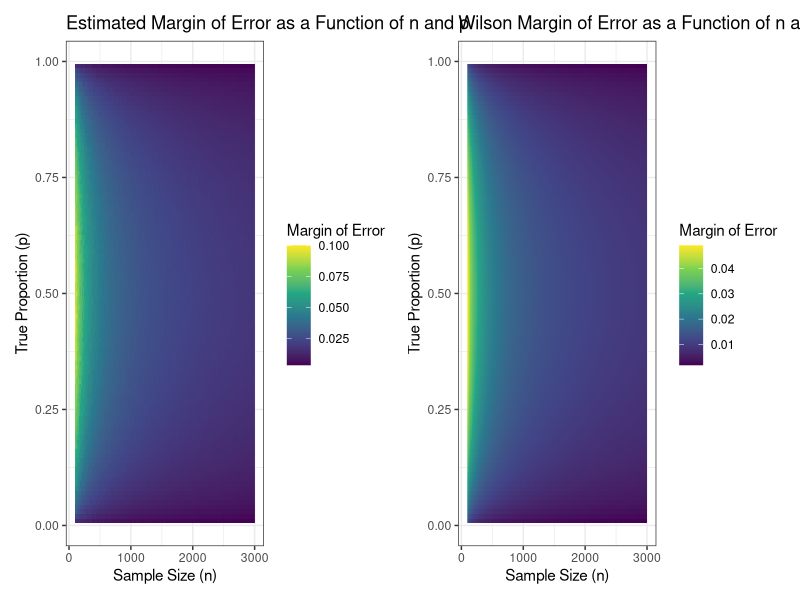
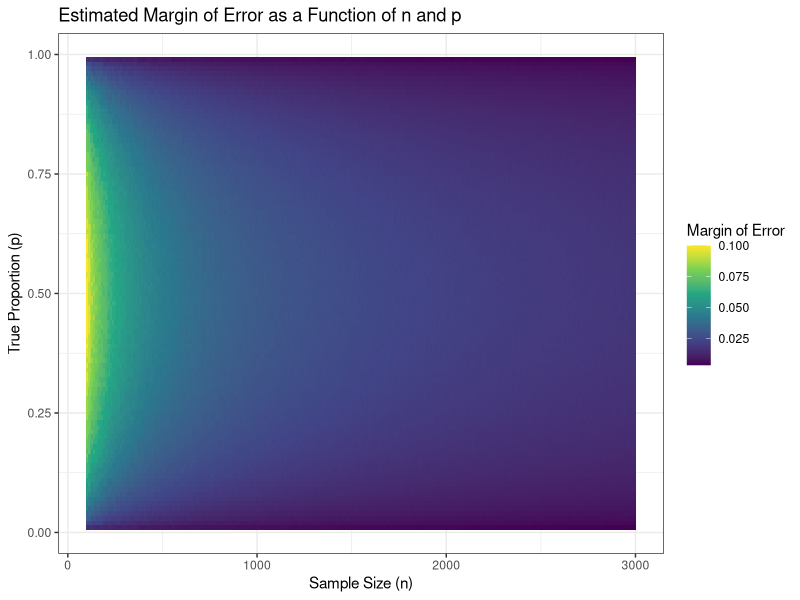
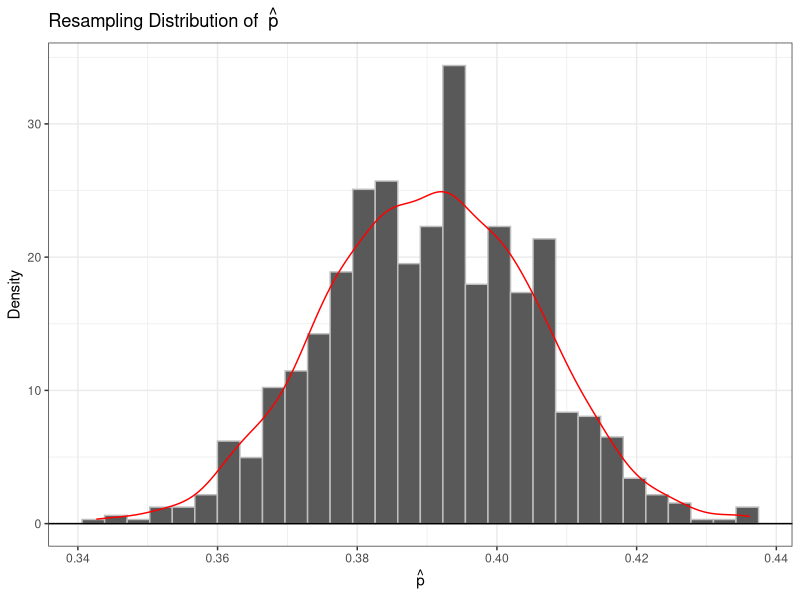
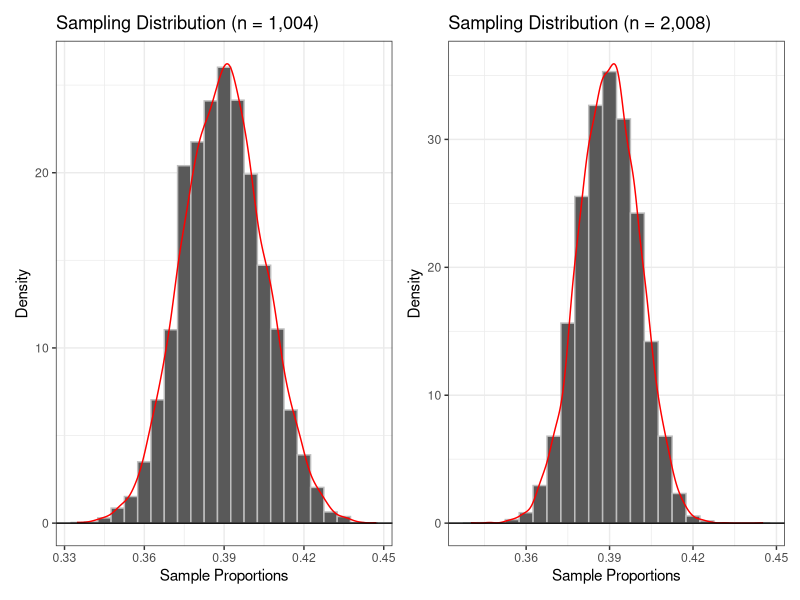
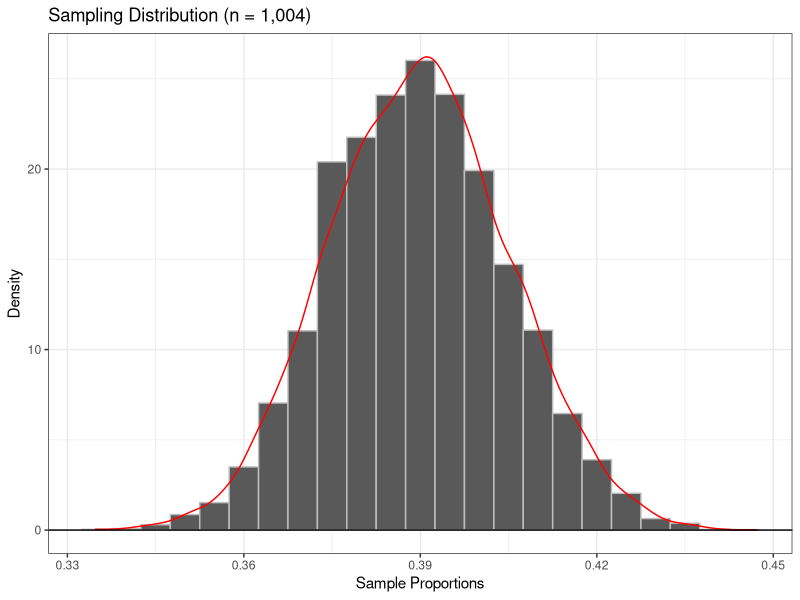
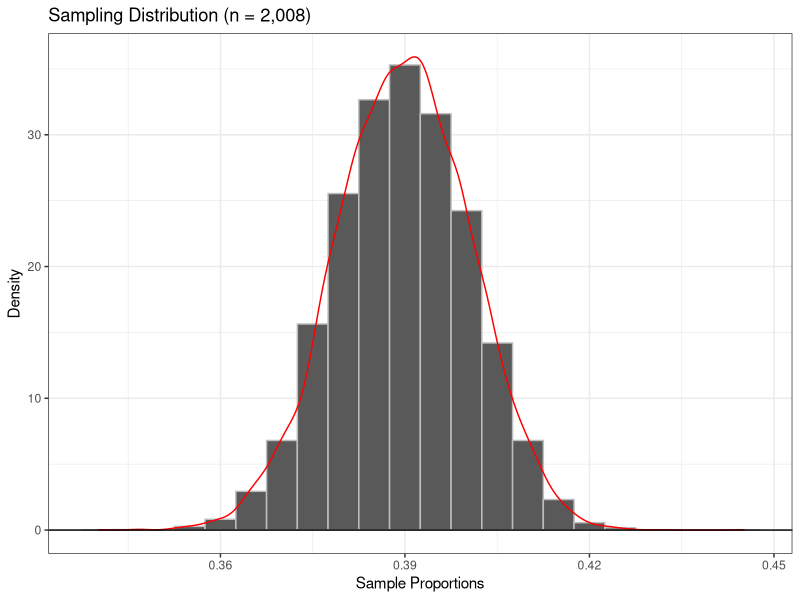
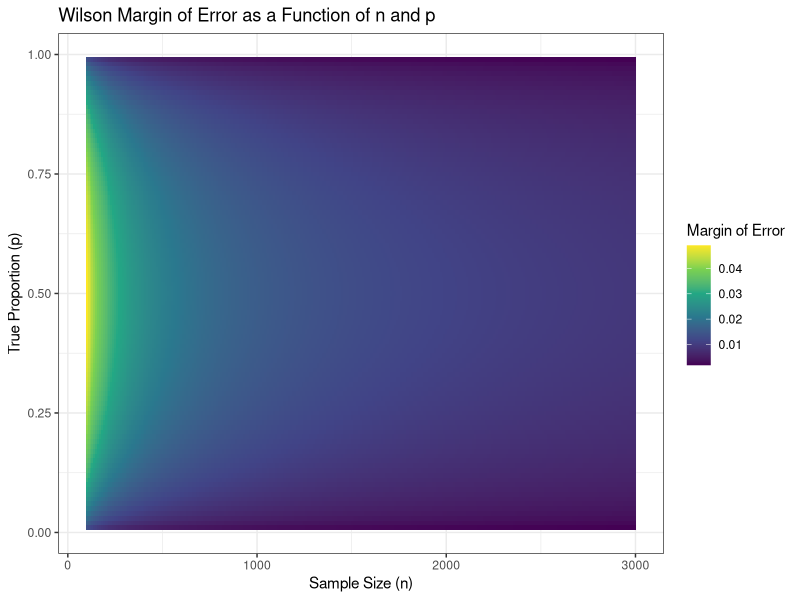

The R script that drew these images, in order:
################################################################################
# Lab 10
# Caroline Devine
################################################################################

################################################################################
# Part 1: Basic Simulation
################################################################################
library(tidyverse)
library(patchwork)
library(nleqslv)

# True Probability
true.p <- 0.39

### First Sample Size ###
sample.size <- 1004
polls <- 10000

satisfied <- rbinom(polls, size = sample.size, prob = true.p)
proportion.satisfied <- satisfied/sample.size

og.sample <- tibble(proportion = proportion.satisfied)

sample.plot.1 <- ggplot(data = og.sample) + 
  geom_histogram(aes(x=proportion, y=after_stat(density)),
                 binwidth = 0.005,
                 color="grey")+
  geom_density(aes(x = proportion), color = "red")+
  geom_hline(yintercept=0)+
  theme_bw()+
  xlab("Sample Proportions")+
  ylab("Density")+
  ggtitle("Sampling Distribution (n = 1,004)")

#Shape is roughly normal (bell-shaped), centering around 0.39, symmetrical (small variation from random samping)
# Expected b/c of CLT 

# Range of the middle 95%
quant.nums <- quantile(proportion.satisfied, probs = c(0.025, 0.975))
range.middle <- quant.nums[2] - quant.nums[1]
margin.error <- range.middle/2
# This margin of error is approximately 3% which is lower than the 4% Gallup reported


### Second Sample Size ###
sample.size2 <- 2008 # doubled sample size

satisfied2 <- rbinom(polls, size = sample.size2, prob = true.p)
proportion.satisfied2 <- satisfied2/sample.size2

sample2 <- tibble(proportion = proportion.satisfied2)

sample.plot.2 <- ggplot(data = sample2) + 
  geom_histogram(aes(x=proportion, y=after_stat(density)),
                 binwidth = 0.005,
                 color="grey")+
  geom_density(aes(x = proportion), color = "red")+
  geom_hline(yintercept=0)+
  theme_bw()+
  xlab("Sample Proportions")+
  ylab("Density")+
  ggtitle("Sampling Distribution (n = 2,008)")

#Shape is roughly normal (bell-shaped), centering around 0.39, symmetrical (small variation from random samping)
# Expected b/c of CLT 

# Range of the middle 95%
quant.nums.2 <- quantile(proportion.satisfied2, probs = c(0.025, 0.975))
range.middle.2 <- quant.nums.2[2] - quant.nums.2[1]
margin.error.2 <- range.middle.2/2
# This margin of error is approximately 2.15% which is slightly higher than the 2% Gallup reported


# Two Samples Together
sample.distributions <- sample.plot.1 + sample.plot.2

# Table
table1 <- tibble(
  `Sample Size` = c(1004, 2008),
  `Range of middle 95%` = c(range.middle, range.middle.2), 
  `Margin of Error` = c(margin.error, margin.error.2)
)

################################################################################
# Part 2: Resampling
################################################################################

# Data from the Gallup Survey
samp.size <- 1004
perc.satisfied <- 0.39
perc.unsatisfied <- 0.59
perc.no.opinion <- 0.02 # is this relevant for the data

dat.gallup <- tibble(id = 1:samp.size,
                     response =  c(rep("satisfied", round(perc.satisfied*samp.size)),
                                   rep("unsatisfied", round(perc.unsatisfied*samp.size)),
                                   rep("no opinion", round(perc.no.opinion*samp.size)))
                    )

R <- 1000 # number of resamples
resamples <- tibble(p.hat = numeric(R))
for (i in 1:R){
  curr.resample <- sample(x = dat.gallup$response,
                          size = nrow(dat.gallup),
                          replace = TRUE)
  resamples$p.hat[i] <- mean(curr.resample == "satisfied")
}
resample.plot <- ggplot(resamples) + 
  geom_histogram(aes(x=p.hat, y=after_stat(density)),
                      bins = 30,
                      color="grey")+
  geom_density(aes(x = p.hat), color = "red")+
  geom_hline(yintercept=0)+
  theme_bw()+
  xlab(bquote(hat(p)))+
  ylab("Density")+
  ggtitle("Resampling Distribution of "~hat(p))


re.quant <- quantile(resamples$p.hat, probs = c(0.025, 0.975))
re.range.middle <- re.quant[2] - re.quant[1]
re.margin.error <- re.range.middle / 2

# Table for Resamples
table2 <- tibble(
  `Sample Size` = 1004,
  `Range of middle 95%` = re.range.middle, 
  `Margin of Error` = re.margin.error
)
view(table2)
################################################################################
# Part 3: Simulation over n and p
################################################################################
nvalues <- seq(100, 3000, by = 10)
pvalues <- seq(0.01, 0.99, by = 0.01)
polls <- 10000 # 10,000 simulations

new.results <- tibble(n = numeric(),
                      p = numeric(),
                      moe = numeric())

for (n in nvalues){
  for (p in pvalues){
    sample.proportions <- rbinom(polls, size = n, prob = p)/n
    quant <- quantile(sample.proportions, probs = c(0.025, 0.975))
    moe <- (quant[2]-quant[1])/2
    
    new.results <- bind_rows(new.results,
                             tibble(n = n, 
                                    p = p, 
                                    moe = moe))
  }
}
view(new.results)

estimated.plot <- ggplot()+
  geom_raster(data = new.results, 
              aes(x = n, y = p, fill = moe))+
  scale_fill_viridis_c(name = "Margin of Error")+
  theme_bw()+
  labs(
    title = "Estimated Margin of Error as a Function of n and p",
    x = "Sample Size (n)",
    y = "True Proportion (p)"
  )

################################################################################
# Part 4: Actual Margin of Error Calculation
################################################################################

# Compute Wilson Margin of Error
nvalues <- seq(100, 3000, by = 10)
pvalues <- seq(0.01, 0.99, by = 0.01)
?qnorm
z <- qnorm(0.975) # z sub 1-alpha-2

wilson.results <- tibble(n = numeric(),
                         p = numeric(),
                         moe2 = numeric())

for (n in nvalues){
  for (p in pvalues){
    moe2 <- (sqrt( n*p*(1-p) + (z^2/4)))/
           (n +z^2)
    wilson.results <- bind_rows(wilson.results,
                                tibble(n = n, 
                                       p = p, 
                                       moe2 = moe2))
  }
}
view(wilson.results)

wilson.plot <- ggplot()+
  geom_raster(data = wilson.results, 
              aes(x = n, y = p, fill = moe2))+
  scale_fill_viridis_c(name = "Margin of Error")+
  theme_bw()+
  labs(
    title = "Wilson Margin of Error as a Function of n and p",
    x = "Sample Size (n)",
    y = "True Proportion (p)"
  )


## Comparison of geom_raster() plots
library(patchwork)
compared <- estimated.plot + wilson.plot 

# Wilson margin of error is a lot smaller that the estimated margin of error 
# when sample size is small (both are still dependent on p)
